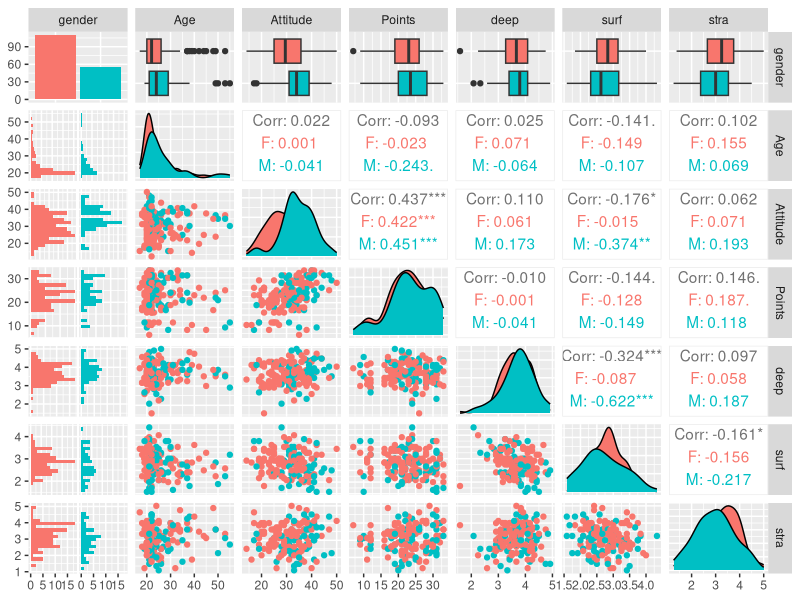
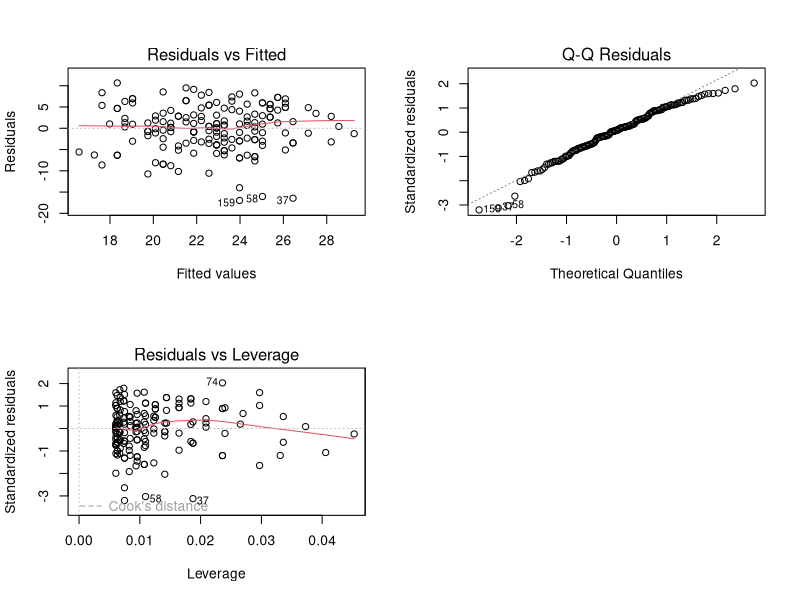

Source code (R) for these figures, in order:
## ---- chunk 1
Data14 = read.csv(file = "data/learning2014.csv", header = TRUE)
Data14 <- Data14[,c(4,1,2,3,5,6,7)]
dim(Data14)
str(Data14)


## ---- chunk 2
library(GGally)
library(ggplot2)
explorative_plot <- ggpairs(Data14, mapping = aes(col = gender), lower = list(combo = wrap("facethist", bins = 20)))
explorative_plot
## ---- chunk 3
model1 <- lm(Points ~ Attitude + stra + surf, data = Data14)
summary(model1)

model2 <- lm(Points ~ Attitude, data = Data14)
summary(model2)
## ---- chunk 4
par(mfrow = c(2,2))
plot(model2, which = c(1,2,5))
